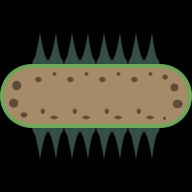

Rendered tile map (Tiled .tmx) drawn with the repository's tilesets; below, a short description and the map source with its tile grids summarised:
An orthogonal 6x6 tile map with 32x32 px tiles, 2 tile layers (ground, deco).

<map version="1.0" orientation="orthogonal" renderorder="left-down" width="6" height="6" tilewidth="32" tileheight="32" nextobjectid="12">
 <tileset firstgid="1" source="tileset.tsx" />
 <layer name="ground" width="6" height="6">
  <data>[36 cells, 20 non-empty, 8 distinct tile ids]</data>
 </layer>
 <layer name="deco" width="6" height="6">
  <data>[36 cells, 0 non-empty, 0 distinct tile ids]</data>
 </layer>
</map>
